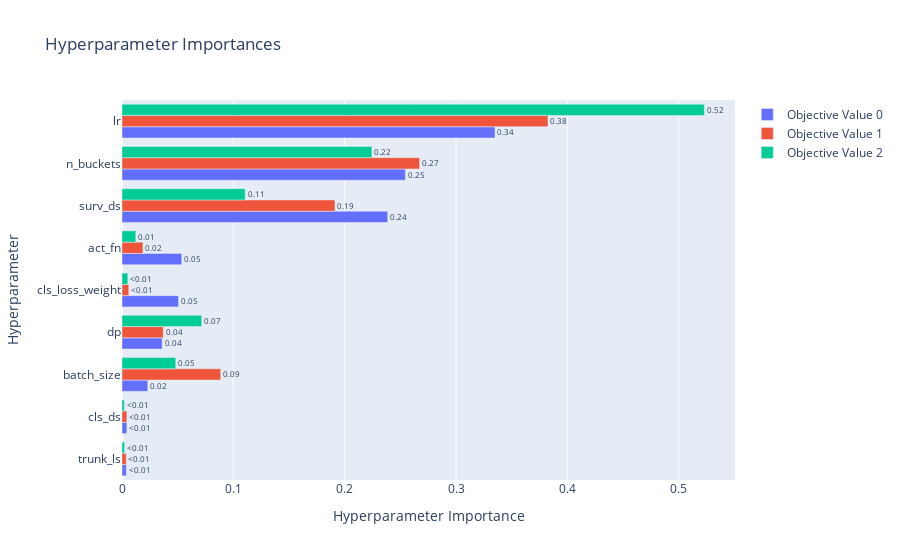
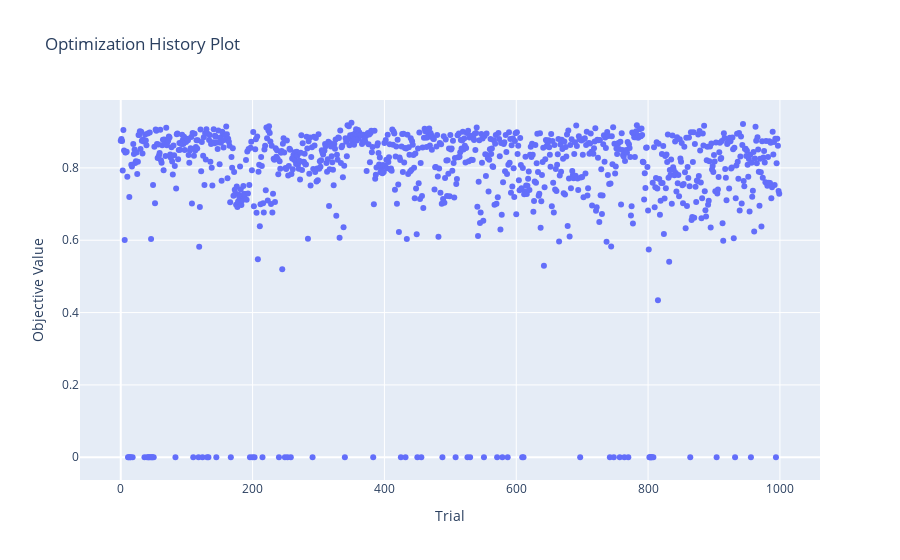

The notebook cell saved with these charts, in order:
### Markdown cell above
### Multi-Task

### Code cell
print_study_results("mt_mlp")

### Figure 1 — Plotly figure (JSON) as saved in the notebook; plotly's stock layout.template omitted (floating-point values rounded to 4 significant figures)
{"data": [{"cliponaxis": false, "hovertemplate": ["trunk_ls (CategoricalDistribution): 0.0038933334547491738<extra></extra>", "cls_ds (CategoricalDistribution): 0.004366029016605609<extra></extra>", "batch_size (CategoricalDistribution): 0.023138518931568833<extra></extra>", "dp (CategoricalDistribution): 0.036039046878614416<extra></extra>", "cls_loss_weight (CategoricalDistribution): 0.050722285788303505<extra></extra>", "act_fn (CategoricalDistribution): 0.05363333756864335<extra></extra>", "surv_ds (CategoricalDistribution): 0.23862993848067285<extra></extra>", "n_buckets (CategoricalDistribution): 0.25454785220126236<extra></extra>", "lr (CategoricalDistribution): 0.33502965767958<extra></extra>"], "name": "Objective Value 0", "orientation": "h", "text": ["<0.01", "<0.01", "0.02", "0.04", "0.05", "0.05", "0.24", "0.25", "0.34"], "textposition": "outside", "type": "bar", "x": [0.003893, 0.004366, 0.02314, 0.03604, 0.05072, 0.05363, 0.2386, 0.2545, 0.335], "y": ["trunk_ls", "cls_ds", "batch_size", "dp", "cls_loss_weight", "act_fn", "surv_ds", "n_buckets", "lr"]}, {"cliponaxis": false, "hovertemplate": ["trunk_ls (CategoricalDistribution): 0.0037797876746927094<extra></extra>", "cls_ds (CategoricalDistribution): 0.0043691309581956<extra></extra>", "cls_loss_weight (CategoricalDistribution): 0.006102313489243399<extra></extra>", "act_fn (CategoricalDistribution): 0.01879401466821745<extra></extra>", "dp (CategoricalDistribution): 0.037085038716176105<extra></extra>", "batch_size (CategoricalDistribution): 0.08863043143587776<extra></extra>", "surv_ds (CategoricalDistribution): 0.19132111637897037<extra></extra>", "n_buckets (CategoricalDistribution): 0.26728918307114213<extra></extra>", "lr (CategoricalDistribution): 0.3826289836074846<extra></extra>"], "name": "Objective Value 1", "orientation": "h", "text": ["<0.01", "<0.01", "<0.01", "0.02", "0.04", "0.09", "0.19", "0.27", "0.38"], "textposition": "outside", "type": "bar", "x": [0.00378, 0.004369, 0.006102, 0.01879, 0.03709, 0.08863, 0.1913, 0.2673, 0.3826], "y": ["trunk_ls", "cls_ds", "cls_loss_weight", "act_fn", "dp", "batch_size", "surv_ds", "n_buckets", "lr"]}, {"cliponaxis": false, "hovertemplate": ["cls_ds (CategoricalDistribution): 0.002091888823534456<extra></extra>", "trunk_ls (CategoricalDistribution): 0.0023663048221804843<extra></extra>", "cls_loss_weight (CategoricalDistribution): 0.005195811994429724<extra></extra>", "act_fn (CategoricalDistribution): 0.01240447873868541<extra></extra>", "batch_size (CategoricalDistribution): 0.04828357911320037<extra></extra>", "dp (CategoricalDistribution): 0.07157651252349288<extra></extra>", "surv_ds (CategoricalDistribution): 0.11063484600193477<extra></extra>", "n_buckets (CategoricalDistribution): 0.2244092706311209<extra></extra>", "lr (CategoricalDistribution): 0.523037307351421<extra></extra>"], "name": "Objective Value 2", "orientation": "h", "text": ["<0.01", "<0.01", "<0.01", "0.01", "0.05", "0.07", "0.11", "0.22", "0.52"], "textposition": "outside", "type": "bar", "x": [0.002092, 0.002366, 0.005196, 0.0124, 0.04828, 0.07158, 0.1106, 0.2244, 0.523], "y": ["cls_ds", "trunk_ls", "cls_loss_weight", "act_fn", "batch_size", "dp", "surv_ds", "n_buckets", "lr"]}], "layout": {"title": {"text": "Hyperparameter Importances"}, "xaxis": {"title": {"text": "Hyperparameter Importance"}}, "yaxis": {"title": {"text": "Hyperparameter"}}}}

### Figure 2 — Plotly figure (JSON) as saved in the notebook; plotly's stock layout.template omitted (floating-point values rounded to 4 significant figures; data arrays with more than 128 entries replaced by an {"elided": "..."} marker saying what was removed)
{"data": [{"mode": "markers", "name": "Objective Value", "type": "scatter", "x": {"elided": "1000 int values"}, "y": {"elided": "1000 float values"}}, {"marker": {"color": "#cccccc"}, "mode": "markers", "name": "Infeasible Trial", "showlegend": false, "type": "scatter", "x": [], "y": []}], "layout": {"title": {"text": "Optimization History Plot"}, "xaxis": {"title": {"text": "Trial"}}, "yaxis": {"title": {"text": "Objective Value"}}}}
